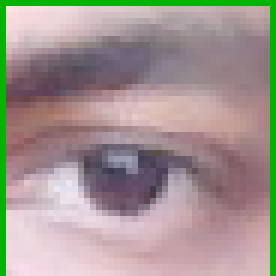
#> input picture Test_images/right_eye.png, 46 x 46 px, found by its file name (shown 6 times larger)
$ jupyter execute --allow-errors motion_detection.ipynb   (text cells are left out)
#> lines starting #> are read from the running program, lines starting #| are printed output that depends on the picture; after the words box and inside, x2 and y2 are one past the last pixel; in counts of white or black regions, pixels touching at a corner belong together
[cell 1]
import cv2 as cv
import numpy as np
import pickle
import os
from IPython.display import clear_output
from PIL import Image

[cell 2]
face_classifier = cv.CascadeClassifier('./Cascade/haarcascade_frontalface_default.xml')
lips_classifier = cv.CascadeClassifier('./Cascade/haarcascade_smile.xml')
left_eye_classifier = cv.CascadeClassifier('./Cascade/haarcascade_lefteye_2splits.xml')
right_eye_classifier = cv.CascadeClassifier('./Cascade/haarcascade_righteye_2splits.xml')

[cell 3]
def sigmoid_function(lst):
    output = []
    for i in lst:
        if i[1] >= 0.5:
            output.append(1)
        else:
            output.append(0)
    return output

#> (a cell that did not finish here is left out)

[cell 5]
right_eye_img = cv.imread('./Dataset/Test_images/right_eye.png')
#> right_eye_img is the input picture: shape (46, 46, 3); mean B, G, R 144.7, 149.6, 161.4
right_eye_img = cv.resize(right_eye_img, (70,70))
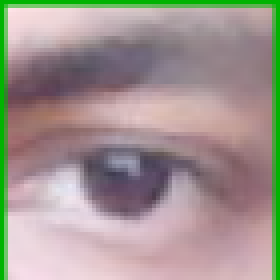
#> right_eye_img: shape (70, 70, 3) (shown 4 times larger); mean B, G, R 144.6, 149.5, 161.4

#> (a cell that did not finish here is left out)

[cell 7]
cam = cv.VideoCapture(0)
left_state = "Closed"
right_state = "Closed"
img_idx = 1

while True:
    clear_output(wait=True)
    _,img = cam.read()
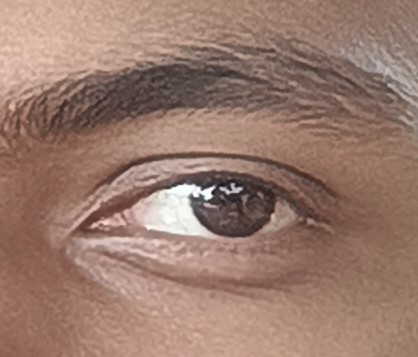
#> input picture eye_test.jpg, 418 x 357 px, given in place of the camera
#> img is the input picture: shape (357, 418, 3); mean B, G, R 109.8, 122.5, 154.2
    img = cv.flip(img,1)
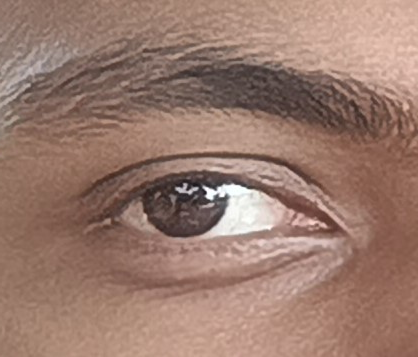
#> img: shape (357, 418, 3); mean B, G, R 109.8, 122.5, 154.2

    gray = cv.cvtColor(img, cv.COLOR_BGR2GRAY)
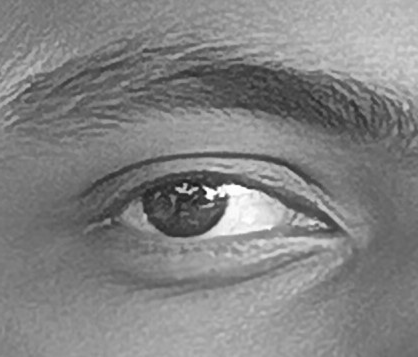
#> gray: shape (357, 418); min 23, max 255, mean 130.5

    # face detection
    try:
        faces = face_classifier.detectMultiScale(gray, 1.1, 5)
#> faces = ()

        for x,y,w,h in faces:
            cv.putText(img, "Face Detected ", (30,30),cv.FONT_HERSHEY_PLAIN, 2, (0,180,0), 2)
            cv.rectangle(img, (x,y), (x+w, y+h), (0,180,0), 2)
#> this loop made 0 passes
    except:
        pass

    # [10 lines of commented-out code are left out]
    try:
        left_eyes = left_eye_classifier.detectMultiScale(gray, 1.1, 5)
#> left_eyes = ()

        for x,y,w,h in left_eyes:
            cv.rectangle(img, (x,y), (x+w, y+h), (0,180,0), 1)
            cv.putText(img, left_state, (30,60),cv.FONT_HERSHEY_PLAIN, 2, (0,180,0), 2)
            left_eye_img = img[y:y+h, x:x+w]

        left_eye_img = cv.resize(left_eye_img, (70,70))
        state = sigmoid_function(eye_classifier_model.predict(np.array([left_eye_img])))
        left_state = "Left eye is open" if state[0]==1 else "Left eye is close"
    except Exception as e:
        print(e)
        pass

    # right eye detection
    try:
        right_eyes = right_eye_classifier.detectMultiScale(gray, 1.1, 5)
#> right_eyes = [[54, 13, 294, 294]]

        for x,y,w,h in right_eyes:
            cv.rectangle(img, (x,y), (x+w, y+h), (0,180,0), 1)
            cv.putText(img, right_state, (30,90),cv.FONT_HERSHEY_PLAIN, 2, (0,180,0), 2)
            right_eye_img = img[y:y+h, x:x+w]
#> this loop made 1 pass
#> pass 1, `right_eye_img = img[y:y+h, x:x+w]`:
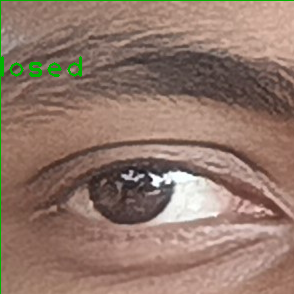
#> right_eye_img: shape (294, 294, 3); mean B, G, R 107.2, 120.2, 146.7
#> after the loop:
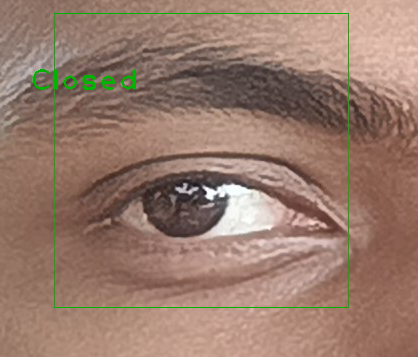
#> img: shape (357, 418, 3); 1.2% of pixels changed, all inside (x1, y1, x2, y2) = (33, 13, 349, 308)

        right_eye_img = cv.resize(right_eye_img, (70,70))
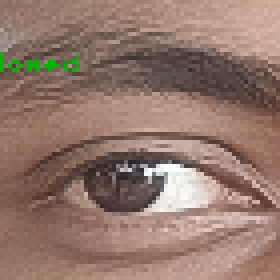
#> right_eye_img: shape (70, 70, 3) (shown 4 times larger); mean B, G, R 107.8, 119.8, 147.6
        state = sigmoid_function(eye_classifier_model.predict(np.array([right_eye_img])))
        right_state = "Right eye is open" if state[0]==1 else "Right eye is close"
    except:
        pass

    cv.imshow("Frame",img)
    cv.imshow('BW',gray)

    if cv.waitKey(10) == ord('c'):
#> (key Esc is pressed here)
        cv.imwrite(f'result{img_idx + 1}.png',img)
        img_idx += 1

    if cv.waitKey(10) == 27:
#> (key Esc is pressed here)
        break

cam.release()
cv.destroyAllWindows()
